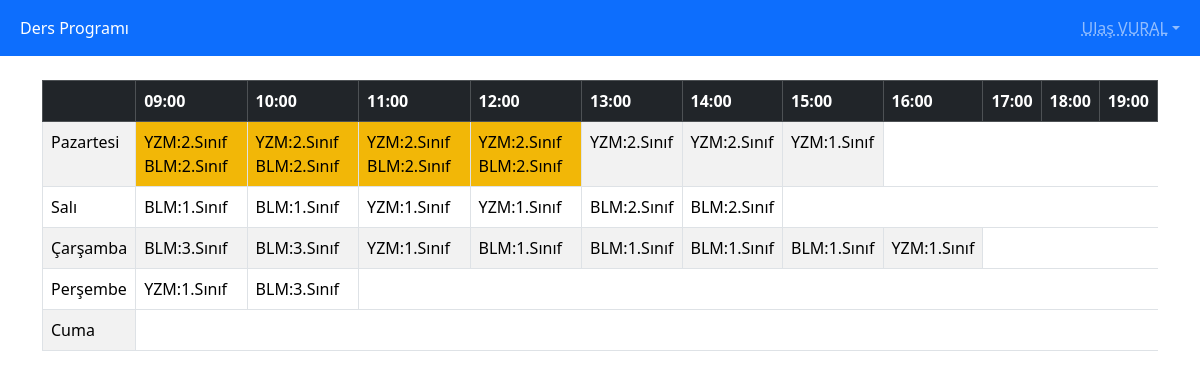
Page / (signed in) on the committed database.
### website/models.py (models this page shows)
class BaseModel(Model):
    class Meta:
        database = db

class User(BaseModel):
    name = CharField(max_length=255)
    department = ForeignKeyField(Department, backref='users',
                                 null=True)  # Eğer kullanıcı öğrenci değilse, boş olabilir.
    grade = IntegerField(null=True)  # Öğrenci değilse boş olabilir.
    type = IntegerField()  # 0: Öğrenci, 1: Öğretim Görevlisi, 2: Yönetici
    password = CharField(max_length=255) # Şifre
    class Meta:
        table_name = 'users'

class Department(BaseModel):
    name = CharField(max_length=255)
    short_name = CharField(max_length=5, unique=True)
    max_hour = IntegerField()
    class Meta:
        table_name = 'departments'

class Lesson(BaseModel):
    day = IntegerField()  # 1: Pazartesi, 2: Salı, vs.
    start_hour = IntegerField()  # Başlangıç saati
    type = ForeignKeyField(LessonType, backref='lessons')  # normal veya online
    teacher = ForeignKeyField(User, backref='teachers')  # Öğretmen
    grade = IntegerField()  # Hangi sınıf seviyesi
    options = ForeignKeyField(SyllabusOptions, backref='lessons')
    syllabus = ForeignKeyField(Syllabus, backref='syllabuses')
    shared = BooleanField(default=False)
    class Meta:
        table_name = 'lessons'

class SyllabusOptions(BaseModel):
    lesson_type = ForeignKeyField(LessonType, backref='syllabus_options')
    hpw = IntegerField()  # Haftalık saat
    department = ForeignKeyField(Department, backref='syllabus_options')
    grade = IntegerField()
    shareable = BooleanField(default=False)
    class Meta:
        table_name = 'syllabus_options'

### website/website.py (the view)
@website.route('/')
def index():
    if session.get('type', None) == 0:
        student = User.select().where(User.id == session['id']).get()
        syllabus = Syllabus.select().order_by(Syllabus.created_at.desc()).get()
        table = get_lessons(syllabus, student.department, student.grade)
        return render_template('website/student/index.html', table=table, department=student.department, get_day=get_day, enumerate=enumerate, str=str)
    elif session.get('type', None) == 1:
        teacher = User.select().where(User.id == session['id']).get()
        table = get_lessons_for_teacher(Syllabus.select().order_by(Syllabus.created_at.desc()).get(), teacher)
        return render_template('website/teacher/index.html', table=table, get_day=get_day, enumerate=enumerate, str=str, len=len)
    else:
        flash("Lütfen giriş yapın", "danger")
        return redirect(url_for('auth.login'))

### website/__init__.py (called while the page is built)
def create_app() -> Flask:
    app = Flask(__name__)
    app.secret_key = "B1zdkpOQ3AbJBvSaJrlCWMITM1uQwwmIbTImjIRFGkSr74J1TDp6J3Yzzl4a3Qgq96vMNf0hSSD0fouM"
    app.config['ROOT_URL'] = Path(__file__).parent.parent
    print(f"Proje {app.config['ROOT_URL']} dizininde çalıştırılıyor")
    @app.before_request
    def login_required():
        if not ((session.get('id', None)) or
                (request.endpoint and request.endpoint in ('auth.login', 'static'))):
            flash('Önce Giriş Yapın', 'danger'),
            return redirect(url_for('auth.login', next=request.url))
    app.register_blueprint(auth, url_prefix='/auth')
    app.register_blueprint(dashboard, url_prefix='/dashboard')
    app.register_blueprint(website)
    return app

### website/func.py (called while the page is built)
def get_lessons_for_teacher(syllabus, teacher):
    table = [
        [[] for _ in range(11)] for _ in range(5)
    ]
    for lesson in (Lesson
            .select()
            .join(SyllabusOptions)
            .join(LessonType)
            .where(Lesson.syllabus == syllabus,
                   Lesson.type.teacher == teacher)):
        if lesson:
            table[lesson.day - 1][lesson.start_hour - 9].append(lesson)
    return table

### website/website.py (called while the page is built)
@website.before_request
def before_request():
    if session.get('type') == 2:
        return redirect(url_for('dashboard.index'))

### website/templates/website/teacher/index.html (shortened to what this page needs)
{% extends 'website/layout.html' %}
{% block content %}
        <table class="table table-striped table-hover table-bordered">
        <thead class="table-dark">
            <tr>
                <th></th>
                <th>09:00</th>
                <th>10:00</th>
                <th>11:00</th>
                <th>12:00</th>
                <th>13:00</th>
                <th>14:00</th>
                <th>15:00</th>
                <th>16:00</th>
                <th>17:00</th>
                <th>18:00</th>
                <th>19:00</th>
            </tr>
        </thead>
        <tbody>
            {% for day, lessons in enumerate(table) %}
                <tr>
                    <td>{{ get_day(day + 1) }}</td>
                    {% for lesson in lessons %}
                        {% if len(lesson) > 0 %}
                            {% if lesson[0].shared %}
                                <td class="bg-warning">
                                {% for shared in lesson %}
                                    {{ str(shared.options.department.short_name) }}:{{ str(shared.options.grade) }}.Sınıf
                                {% endfor %}
                                </td>
                            {% else %}
                                <td>{{ str(lesson[0].options.department.short_name) }}:{{ str(lesson[0].options.grade) }}.Sınıf</td>
                            {% endif %}
                        {% endif %}
                    {% endfor %}
                </tr>
            {% endfor %}
        </tbody>
    </table>
{% endblock %}

### website/templates/website/layout.html (shortened to what this page needs)
<!doctype html>
<html lang="tr">
<head>
    <link rel="stylesheet" href="{{ url_for('static', filename='bootstrap/css/bootstrap.css') }}">
    <link rel="stylesheet" href="{{ url_for('static', filename='bootstrap-icons/font/bootstrap-icons.css') }}">
</head>
<body data-bs-theme="light">
    {% include "/website/navbar.html" %}
    <section class="container-md">
    {% block content %}
    {% endblock %}
        <br><br>
    </section>
</body>
</html>

### website/templates/website/navbar.html (shortened to what this page needs)
<nav class="navbar navbar-expand-lg bg-primary" data-bs-theme="dark">
  <div class="container-fluid">
    <div class="collapse navbar-collapse" id="navbarSupportedContent">
        <ul class="navbar-nav me-auto mb-2 mb-lg-0">
            <li class="nav-item">
              <a class="nav-link active" aria-current="page" href="{{ url_for('website.index') }}">Ders Programı</a>
            </li>
        </ul>
        <ul class="navbar-nav justify-content-end">
        <li class="nav-item dropdown">
            <a class="nav-link dropdown-toggle" data-bs-toggle="dropdown" style="text-decoration: underline dotted;" aria-current="page" href="">{{ session['name'] }}</a>
        </li>
        </ul>
    </div>
  </div>
</nav>
<br>

### rows in the picture
User: name "Ulaş VURAL"
Department: short_name "YZM"
SyllabusOptions: grade "2"
Department: short_name "BLM"
SyllabusOptions: grade "2"
SyllabusOptions: grade "2"
SyllabusOptions: grade "1"
SyllabusOptions: grade "1"
SyllabusOptions: grade "1"
SyllabusOptions: grade "2"
SyllabusOptions: grade "3"
SyllabusOptions: grade "1"
SyllabusOptions: grade "1"
SyllabusOptions: grade "1"

### other values in the picture
{{ get_day(day + 1) }} "Pazartesi" "Salı" "Çarşamba" "Perşembe" "Cuma"
